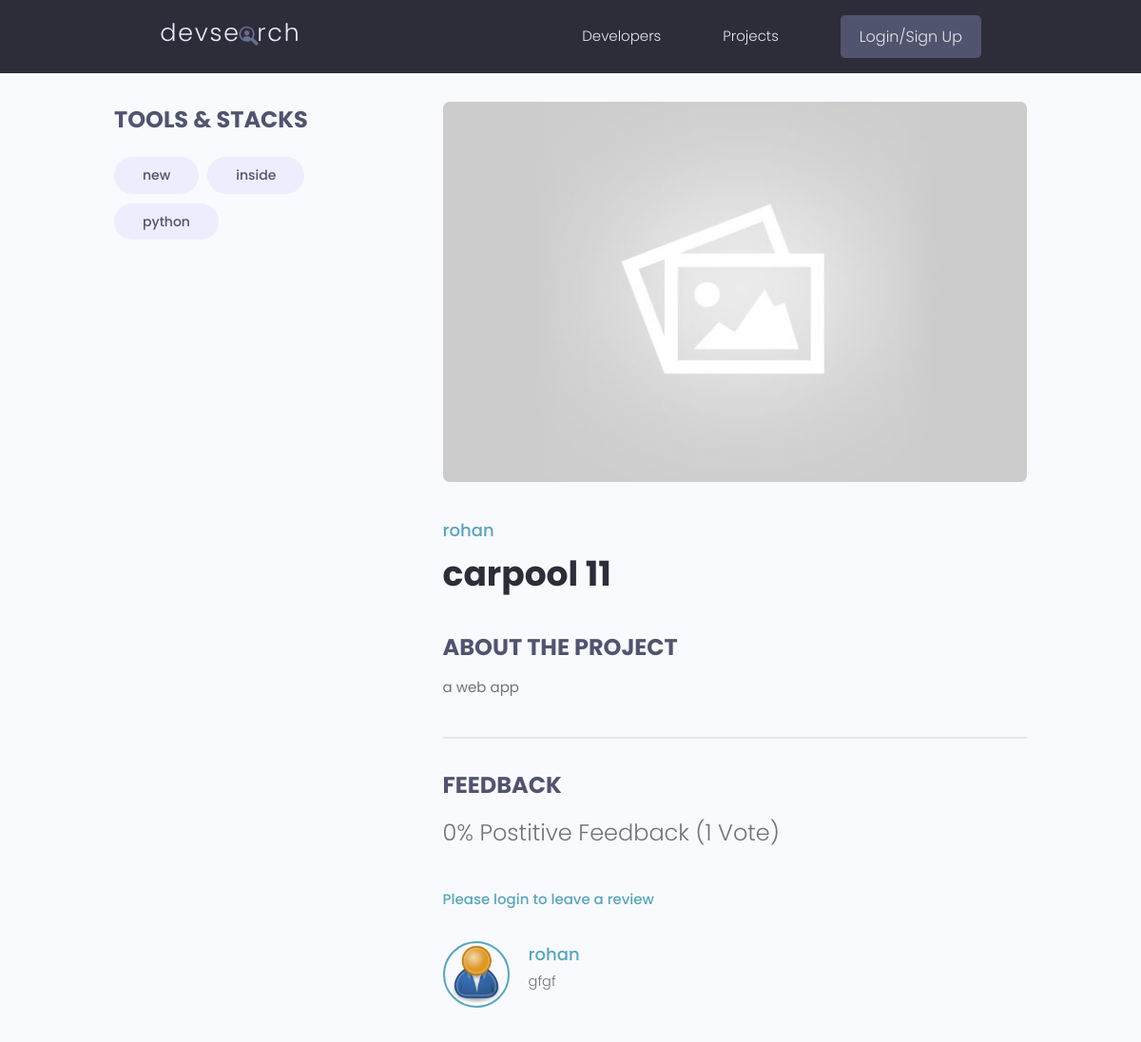
The page /project/proj/e0ea0c23-8d65-41ba-bb1b-ea280931db00 on the database as committed earlier.
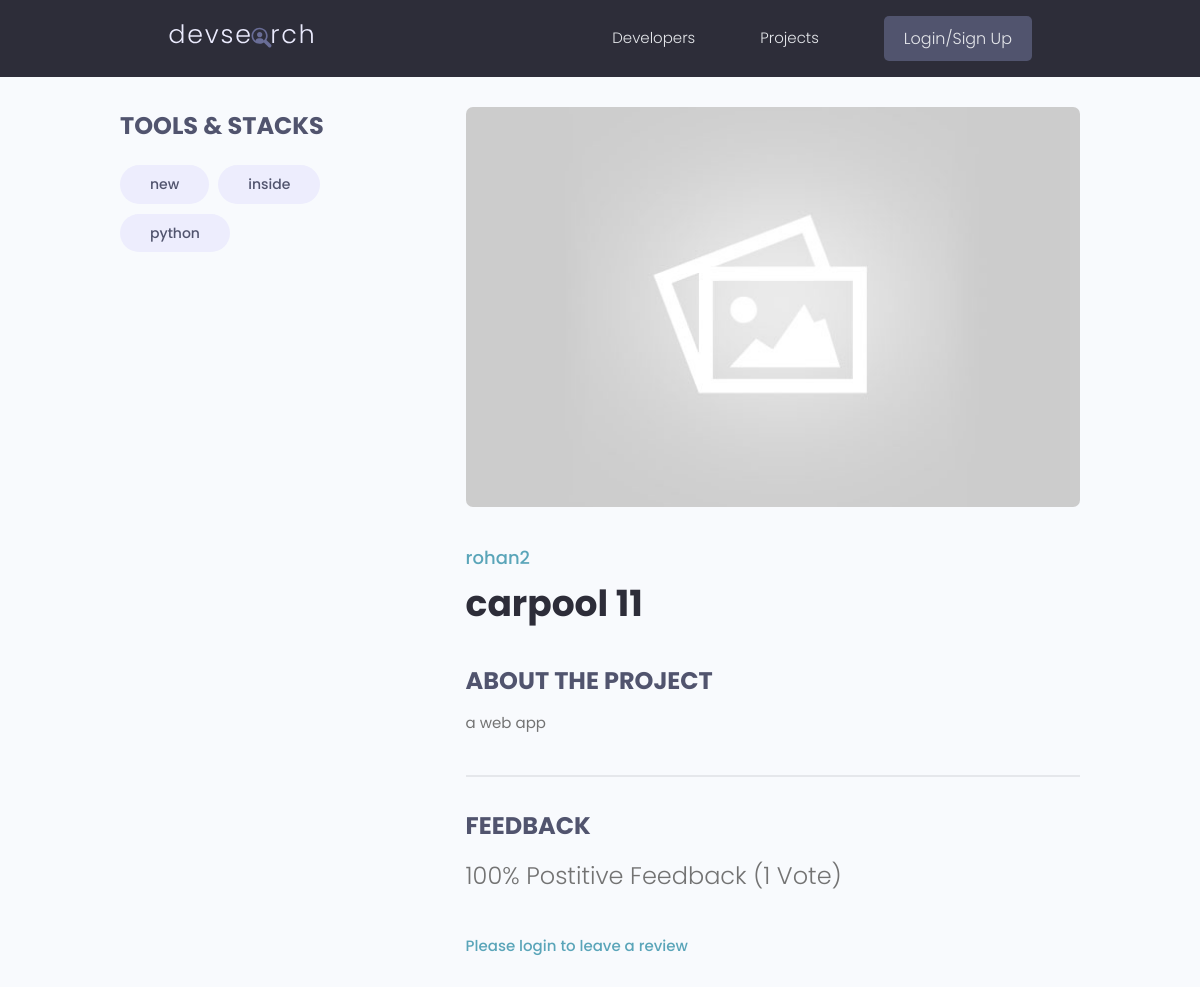
The same page on the database as committed later.
### project/models.py (models this page shows, shortened)
class Tag(models.Model):
    name = models.CharField( max_length=200)
    created = models.DateTimeField(auto_now_add=True)
    id = models.UUIDField( default = uuid.uuid4,unique = True,editable = False,primary_key = True)
    def __str__(self):
        return self.name

class project(models.Model):
    owner = models.ForeignKey(Profile,null=True,blank=True,on_delete=models.SET_NULL)
    title = models.CharField( max_length=200)
    description = models.TextField( null = True , blank = True )
    featured_image = models.ImageField(null=True,blank=True,default="default.jpg")
    demo_link = models.CharField( max_length=2000,null = True , blank = True)
    source_link = models.CharField( max_length=2000,null = True , blank = True)
    tags = models.ManyToManyField('Tag',blank=True)
    vote_total = models.IntegerField(default = 0 ,null = True,blank = True)
    vote_ratio = models.IntegerField(default = 0 ,null = True,blank = True)
    created = models.DateTimeField(auto_now_add=True)
    id = models.UUIDField( default = uuid.uuid4,unique = True,editable = False,primary_key = True)
    class Meta:
        ordering = ['-vote_ratio','-vote_total','title']
    @property
    def reviewers(self):
        queryset = self.review_set.all().values_list('owner__id',flat=True)
        return queryset

class review(models.Model):
    VOTE_TYPE = (
        ('up' , 'Up vote'),
        ('down' , 'Down vote'),
    )
    owner = models.ForeignKey(Profile,on_delete = models.CASCADE,null=True)
    project = models.ForeignKey(project , on_delete=models.CASCADE)
    body = models.TextField( null = True , blank = True )
    value = models.CharField(max_length=200, choices = VOTE_TYPE)
    created = models.DateTimeField(auto_now_add=True)
    id = models.UUIDField( default = uuid.uuid4,unique = True,editable = False,primary_key = True)
    class Meta:
        unique_together = [['owner','project']]

### users/models.py (models this page shows, shortened)
class Profile(models.Model):
    user = models.OneToOneField(User,on_delete=models.CASCADE,null=True,blank=True)
    name = models.CharField(max_length=200,blank=True,null=True)
    username =  models.CharField(max_length=200,blank=True,null=True)
    email = models.EmailField(max_length=500,blank=True,null=True)
    location = models.CharField(max_length=200,blank=True,null=True)
    short_intro = models.CharField(max_length=200,blank=True,null=True)
    bio = models.TextField(blank=True,null=True)
    profile_image = models.ImageField(blank=True,null=True,upload_to='profiles/',default='profiles/user-default.png')
    social_github = models.CharField(max_length=200,blank=True,null=True)
    social_twitter = models.CharField(max_length=200,blank=True,null=True)
    social_linkedin = models.CharField(max_length=200,blank=True,null=True)
    social_youtube = models.CharField(max_length=200,blank=True,null=True)
    social_website = models.CharField(max_length=200,blank=True,null=True)
    created = models.DateTimeField(auto_now_add=True)
    id = models.UUIDField( default = uuid.uuid4,unique = True,editable = False,primary_key = True)
    class Meta:
        ordering = ['created']

### project/views.py (the view, shortened to what this page needs)
# urls.py: path('proj/<str:pk>', views.proj , name='proj'),
def proj(request, pk):
    projectObj = projectmodel.objects.get(id = pk )
    form = ReviewForm()
    context = { 'project':projectObj,'form':form}
    return render(request,'project/proj.html',context)

### project/templates/project/proj.html (shortened to what this page needs)
{% extends "main.html" %}
{% block content %}
 <main class="singleProject my-md">
    <div class="container">
      <div class="layout">
        <div class="column column--1of3">
          <h3 class="singleProject__subtitle">Tools & Stacks</h3>
          <div class="singleProject__toolStack">
            {% for tag in project.tags.all %}
            <span class="tag tag--pill tag--sub tag--lg">
              <small>{{tag}}</small>
            </span>
            {% endfor %}
          </div>
        </div>
        <div class="column column--2of3">
          <img class="singleProject__preview" src="{{ project.featured_image.url }}" alt="portfolio thumbnail" />
          <a href="{% url 'user-profile' project.owner.id %}" class="singleProject__developer">{{project.owner.name}}</a>
          <h2 class="singleProject__title">{{project.title}}</h2>
          <h3 class="singleProject__subtitle">About the Project</h3>
          <div class="singleProject__info">
            {{project.description}}
          </div>
          <div class="comments">
            <h3 class="singleProject__subtitle">Feedback</h3>
            <h5 class="project--rating">
                {{project.vote_ratio}}% Postitive Feedback ({{project.vote_total}} Vote{{project.vote_total|pluralize:"s"}})
            </h5>
            {% if request.user.proifle.id in project.reviewers %}
              <p>You already have sumitted a reivew</p>
            {% elif request.user.profile == project.owner %}
              <p>You cannot review your own project</p>
            {% else %}
            <a href="{% url 'login' %}?next={{request.path}}">Please login to leave a review</a>
            {% endif %}
            <div class="commentList">
              {% for review in  project.review_set.all %}
              {% if review.body %}
              <div class="comment">
                <a href="{% url 'user-profile' review.owner.id %}">
                  <img class="avatar avatar--md"
                    src="{{review.owner.profile_image.url}}" alt="user" />
                </a>
                <div class="comment__details">
                  <a href="{% url 'user-profile' review.owner.id %}" class="comment__author">{{review.owner.name}}</a>
                  <p class="comment__info">{{review.body|linebreaksbr }}</p>
                </div>
              </div>
              {% endif %}
              {% endfor %}
            </div>
          </div>
        </div>
      </div>
    </div>
  </main>
{% endblock content %}

Rows that differ between the two databases and show on the page:
removed review: owner.profile_image (placeholder picture), owner.name "rohan", body "gfgf"
changed project "carpool 11": owner.name "rohan" → "rohan2"; vote_ratio "0" → "100"
